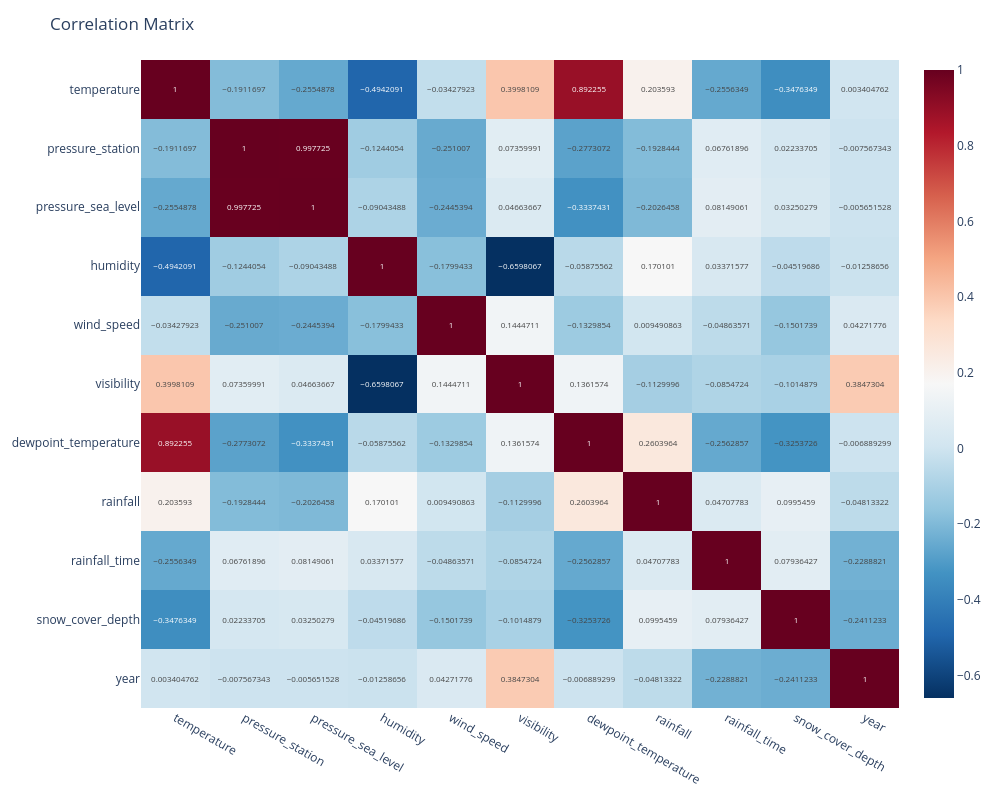

The notebook cell this image was saved under:
### Code cell
corr_matrix = gomel_data.corr(numeric_only=True)

fig = px.imshow(corr_matrix,
                width=1500,
                height=1500,
                text_auto=True, aspect="auto",
                color_continuous_scale='RdBu_r',
                )
fig.update_layout(width=1000, height=800)
fig.update_layout(title='Correlation Matrix')
fig.show()

### Figure 1 — Plotly figure (JSON) as saved in the notebook; plotly's stock layout.template omitted (floating-point values rounded to 4 significant figures)
{"data": [{"coloraxis": "coloraxis", "hovertemplate": "x: %{x}<br>y: %{y}<br>color: %{z}<extra></extra>", "name": "0", "texttemplate": "%{z}", "type": "heatmap", "x": ["temperature", "pressure_station", "pressure_sea_level", "humidity", "wind_speed", "visibility", "dewpoint_temperature", "rainfall", "rainfall_time", "snow_cover_depth", "year"], "xaxis": "x", "y": ["temperature", "pressure_station", "pressure_sea_level", "humidity", "wind_speed", "visibility", "dewpoint_temperature", "rainfall", "rainfall_time", "snow_cover_depth", "year"], "yaxis": "y", "z": [[1, -0.1912, -0.2555, -0.4942, -0.03428, 0.3998, 0.8923, 0.2036, -0.2556, -0.3476, 0.003405], [-0.1912, 1, 0.9977, -0.1244, -0.251, 0.0736, -0.2773, -0.1928, 0.06762, 0.02234, -0.007567], [-0.2555, 0.9977, 1, -0.09043, -0.2445, 0.04664, -0.3337, -0.2026, 0.08149, 0.0325, -0.005652], [-0.4942, -0.1244, -0.09043, 1, -0.1799, -0.6598, -0.05876, 0.1701, 0.03372, -0.0452, -0.01259], [-0.03428, -0.251, -0.2445, -0.1799, 1, 0.1445, -0.133, 0.009491, -0.04864, -0.1502, 0.04272], [0.3998, 0.0736, 0.04664, -0.6598, 0.1445, 1, 0.1362, -0.113, -0.08547, -0.1015, 0.3847], [0.8923, -0.2773, -0.3337, -0.05876, -0.133, 0.1362, 1, 0.2604, -0.2563, -0.3254, -0.006889], [0.2036, -0.1928, -0.2026, 0.1701, 0.009491, -0.113, 0.2604, 1, 0.04708, 0.09955, -0.04813], [-0.2556, 0.06762, 0.08149, 0.03372, -0.04864, -0.08547, -0.2563, 0.04708, 1, 0.07936, -0.2289], [-0.3476, 0.02234, 0.0325, -0.0452, -0.1502, -0.1015, -0.3254, 0.09955, 0.07936, 1, -0.2411], [0.003405, -0.007567, -0.005652, -0.01259, 0.04272, 0.3847, -0.006889, -0.04813, -0.2289, -0.2411, 1]]}], "layout": {"coloraxis": {"colorscale": [[0, "rgb(5,48,97)"], [0.1, "rgb(33,102,172)"], [0.2, "rgb(67,147,195)"], [0.3, "rgb(146,197,222)"], [0.4, "rgb(209,229,240)"], [0.5, "rgb(247,247,247)"], [0.6, "rgb(253,219,199)"], [0.7, "rgb(244,165,130)"], [0.8, "rgb(214,96,77)"], [0.9, "rgb(178,24,43)"], [1, "rgb(103,0,31)"]]}, "height": 800, "margin": {"t": 60}, "title": {"text": "Correlation Matrix"}, "width": 1000, "xaxis": {"anchor": "y", "domain": [0, 1]}, "yaxis": {"anchor": "x", "autorange": "reversed", "domain": [0, 1]}}}
